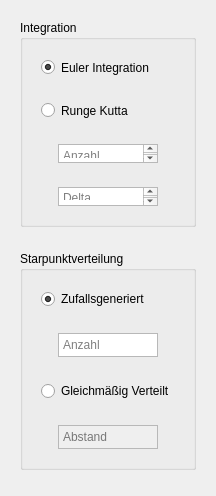
       <widget class="QWidget" name="widget_2" native="true">
        <property name="maximumSize">
         <size>
          <width>200</width>
          <height>16777215</height>
         </size>
        </property>
        <layout class="QVBoxLayout" name="verticalLayout_4">
         <item>
          <widget class="QWidget" name="widget_11" native="true">
           <property name="maximumSize">
            <size>
             <width>16777215</width>
             <height>225</height>
            </size>
           </property>
           <layout class="QVBoxLayout" name="verticalLayout_15">
            <item>
             <widget class="QGroupBox" name="groupIntegration">
              <property name="maximumSize">
               <size>
                <width>16777215</width>
                <height>210</height>
               </size>
              </property>
              <property name="title">
               <string>Integration</string>
              </property>
              <property name="checkable">
               <bool>false</bool>
              </property>
              <property name="checked">
               <bool>false</bool>
              </property>
              <layout class="QVBoxLayout" name="verticalLayout_10">
               <item>
                <widget class="QWidget" name="widget_3" native="true">
                 <property name="maximumSize">
                  <size>
                   <width>16777215</width>
                   <height>40</height>
                  </size>
                 </property>
                 <layout class="QVBoxLayout" name="verticalLayout_5">
                  <item>
                   <widget class="QRadioButton" name="radioEuler">
                    <property name="text">
                     <string>Euler Integration</string>
                    </property>
                    <property name="checked">
                     <bool>true</bool>
                    </property>
                   </widget>
                  </item>
                 </layout>
                </widget>
               </item>
               <item>
                <widget class="QWidget" name="widget_8" native="true">
                 <property name="maximumSize">
                  <size>
                   <width>16777215</width>
                   <height>40</height>
                  </size>
                 </property>
                 <layout class="QHBoxLayout" name="horizontalLayout_3">
                  <item>
                   <widget class="QRadioButton" name="radioRunge">
                    <property name="text">
                     <string>Runge Kutta</string>
                    </property>
                   </widget>
                  </item>
                 </layout>
                </widget>
               </item>
               <item>
                <widget class="QWidget" name="widget_9" native="true">
                 <property name="maximumSize">
                  <size>
                   <width>16777215</width>
                   <height>42</height>
                  </size>
                 </property>
                 <layout class="QHBoxLayout" name="horizontalLayout_4">
                  <item>
                   <widget class="QTextEdit" name="textSteps">
                    <property name="maximumSize">
                     <size>
                      <width>100</width>
                      <height>30</height>
                     </size>
                    </property>
                    <property name="inputMethodHints">
                     <set>Qt::ImhDigitsOnly</set>
                    </property>
                    <property name="html">
                     <string>&lt;!DOCTYPE HTML PUBLIC &quot;-//W3C//DTD HTML 4.0//EN&quot; &quot;http://www.w3.org/TR/REC-html40/strict.dtd&quot;&gt;
&lt;html&gt;&lt;head&gt;&lt;meta name=&quot;qrichtext&quot; content=&quot;1&quot; /&gt;&lt;style type=&quot;text/css&quot;&gt;
p, li { white-space: pre-wrap; }
&lt;/style&gt;&lt;/head&gt;&lt;body style=&quot; font-family:'MS Shell Dlg 2'; font-size:8.25pt; font-weight:400; font-style:normal;&quot;&gt;
&lt;p style=&quot;-qt-paragraph-type:empty; margin-top:0px; margin-bottom:0px; margin-left:0px; margin-right:0px; -qt-block-indent:0; text-indent:0px;&quot;&gt;&lt;br /&gt;&lt;/p&gt;&lt;/body&gt;&lt;/html&gt;</string>
                    </property>
                    <property name="placeholderText">
                     <string>Anzahl Schritte</string>
                    </property>
                   </widget>
                  </item>
                 </layout>
                </widget>
               </item>
               <item>
                <widget class="QWidget" name="widget_10" native="true">
                 <property name="maximumSize">
                  <size>
                   <width>16777215</width>
                   <height>42</height>
                  </size>
                 </property>
                 <layout class="QHBoxLayout" name="horizontalLayout_5">
                  <item>
                   <widget class="QTextEdit" name="textDelta">
                    <property name="maximumSize">
                     <size>
                      <width>100</width>
                      <height>30</height>
                     </size>
                    </property>
                    <property name="placeholderText">
                     <string>Delta</string>
                    </property>
                   </widget>
                  </item>
                 </layout>
                </widget>
               </item>
              </layout>
             </widget>
            </item>
           </layout>
          </widget>
         </item>
         <item>
          <widget class="QWidget" name="widget_14" native="true">
           <property name="maximumSize">
            <size>
             <width>16777215</width>
             <height>250</height>
            </size>
           </property>
           <layout class="QVBoxLayout" name="verticalLayout_12">
            <item>
             <widget class="QGroupBox" name="groupEven">
              <property name="maximumSize">
               <size>
                <width>16777215</width>
                <height>16777215</height>
               </size>
              </property>
              <property name="title">
               <string>Starpunktverteilung</string>
              </property>
              <layout class="QVBoxLayout" name="verticalLayout_14">
               <item>
                <widget class="QWidget" name="widget_16" native="true">
                 <property name="maximumSize">
                  <size>
                   <width>16777215</width>
                   <height>40</height>
                  </size>
                 </property>
                 <layout class="QVBoxLayout" name="verticalLayout_13">
                  <item>
                   <widget class="QRadioButton" name="radioRandom">
                    <property name="text">
                     <string>Zufallsgeneriert</string>
                    </property>
                    <property name="checked">
                     <bool>true</bool>
                    </property>
                   </widget>
                  </item>
                 </layout>
                </widget>
               </item>
               <item>
                <widget class="QWidget" name="widget_18" native="true">
                 <property name="maximumSize">
                  <size>
                   <width>16777215</width>
                   <height>42</height>
                  </size>
                 </property>
                 <layout class="QHBoxLayout" name="horizontalLayout_8">
                  <item>
                   <widget class="QTextEdit" name="textNumberRandom">
                    <property name="maximumSize">
                     <size>
                      <width>100</width>
                      <height>30</height>
                     </size>
                    </property>
                    <property name="inputMethodHints">
                     <set>Qt::ImhDigitsOnly</set>
                    </property>
                    <property name="html">
                     <string>&lt;!DOCTYPE HTML PUBLIC &quot;-//W3C//DTD HTML 4.0//EN&quot; &quot;http://www.w3.org/TR/REC-html40/strict.dtd&quot;&gt;
&lt;html&gt;&lt;head&gt;&lt;meta name=&quot;qrichtext&quot; content=&quot;1&quot; /&gt;&lt;style type=&quot;text/css&quot;&gt;
p, li { white-space: pre-wrap; }
&lt;/style&gt;&lt;/head&gt;&lt;body style=&quot; font-family:'MS Shell Dlg 2'; font-size:8.25pt; font-weight:400; font-style:normal;&quot;&gt;
&lt;p style=&quot;-qt-paragraph-type:empty; margin-top:0px; margin-bottom:0px; margin-left:0px; margin-right:0px; -qt-block-indent:0; text-indent:0px;&quot;&gt;&lt;br /&gt;&lt;/p&gt;&lt;/body&gt;&lt;/html&gt;</string>
                    </property>
                    <property name="placeholderText">
                     <string>Anzahl Saatpunkte</string>
                    </property>
                   </widget>
                  </item>
                 </layout>
                </widget>
               </item>
               <item>
                <widget class="QWidget" name="widget_17" native="true">
                 <property name="maximumSize">
                  <size>
                   <width>16777215</width>
                   <height>40</height>
                  </size>
                 </property>
                 <layout class="QHBoxLayout" name="horizontalLayout_7">
                  <item>
                   <widget class="QRadioButton" name="radioEven">
                    <property name="enabled">
                     <bool>true</bool>
                    </property>
                    <property name="text">
                     <string>Gleichmäßig Verteilt</string>
                    </property>
                   </widget>
                  </item>
                 </layout>
                </widget>
               </item>
               <item>
                <widget class="QWidget" name="widget_19" native="true">
                 <property name="maximumSize">
                  <size>
                   <width>16777215</width>
                   <height>42</height>
                  </size>
                 </property>
                 <layout class="QHBoxLayout" name="horizontalLayout_9">
                  <item>
                   <widget class="QTextEdit" name="textDistance">
                    <property name="enabled">
                     <bool>false</bool>
                    </property>
                    <property name="maximumSize">
                     <size>
                      <width>100</width>
                      <height>30</height>
                     </size>
                    </property>
                    <property name="inputMethodHints">
                     <set>Qt::ImhDigitsOnly</set>
                    </property>
                    <property name="html">
                     <string>&lt;!DOCTYPE HTML PUBLIC &quot;-//W3C//DTD HTML 4.0//EN&quot; &quot;http://www.w3.org/TR/REC-html40/strict.dtd&quot;&gt;
&lt;html&gt;&lt;head&gt;&lt;meta name=&quot;qrichtext&quot; content=&quot;1&quot; /&gt;&lt;style type=&quot;text/css&quot;&gt;
p, li { white-space: pre-wrap; }
&lt;/style&gt;&lt;/head&gt;&lt;body style=&quot; font-family:'MS Shell Dlg 2'; font-size:8.25pt; font-weight:400; font-style:normal;&quot;&gt;
&lt;p style=&quot;-qt-paragraph-type:empty; margin-top:0px; margin-bottom:0px; margin-left:0px; margin-right:0px; -qt-block-indent:0; text-indent:0px;&quot;&gt;&lt;br /&gt;&lt;/p&gt;&lt;/body&gt;&lt;/html&gt;</string>
                    </property>
                    <property name="placeholderText">
                     <string>Abstand</string>
                    </property>
                   </widget>
                  </item>
                 </layout>
                </widget>
               </item>
              </layout>
             </widget>
            </item>
           </layout>
          </widget>
         </item>
         <item>
          <widget class="QWidget" name="widget_15" native="true"/>
         </item>
        </layout>
       </widget>
